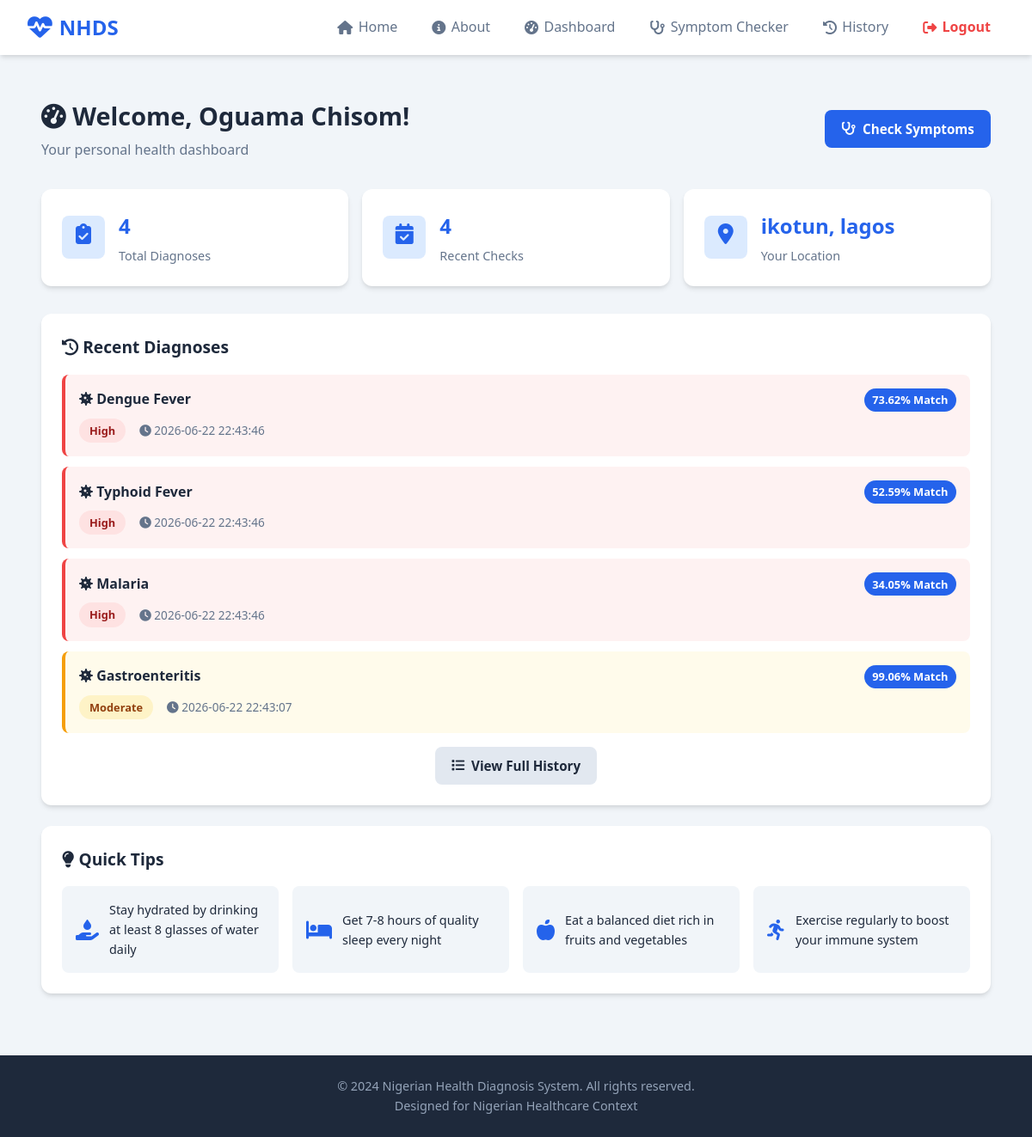
/dashboard (signed in), run on the app's committed database.
### tables this page shows
CREATE TABLE users (user_id INTEGER PRIMARY KEY AUTOINCREMENT, full_name TEXT NOT NULL, email TEXT UNIQUE NOT NULL, password_hash TEXT NOT NULL, phone_no TEXT, location TEXT, date_of_birth TEXT, user_type TEXT DEFAULT "patient", created_at TIMESTAMP DEFAULT CURRENT_TIMESTAMP);

CREATE TABLE diagnosis_results (diagnosis_id INTEGER PRIMARY KEY AUTOINCREMENT, user_id INTEGER NOT NULL, input_id INTEGER NOT NULL, disease_id INTEGER NOT NULL, confidence_score REAL NOT NULL, diagnosis_method TEXT NOT NULL, diagnosis_date TIMESTAMP DEFAULT CURRENT_TIMESTAMP, FOREIGN KEY (user_id) REFERENCES users(user_id), FOREIGN KEY (input_id) REFERENCES patient_symptom_input(input_id), FOREIGN KEY (disease_id) REFERENCES diseases(disease_id));

CREATE TABLE diseases (disease_id INTEGER PRIMARY KEY AUTOINCREMENT, disease_name TEXT NOT NULL UNIQUE, description TEXT, severity_level TEXT, common_symptoms TEXT, created_at TIMESTAMP DEFAULT CURRENT_TIMESTAMP);

### app.py (the view)
@app.route('/dashboard')
@login_required
def dashboard():
    if session.get('user_type') == 'admin':
        return redirect(url_for('admin_dashboard'))
    db = get_db()
    cursor = db.execute('SELECT dr.*, d.disease_name, d.severity_level FROM diagnosis_results dr JOIN diseases d ON dr.disease_id = d.disease_id WHERE dr.user_id = ? ORDER BY dr.diagnosis_date DESC LIMIT 5', (session['user_id'],))
    recent_diagnoses = cursor.fetchall()
    cursor = db.execute('SELECT COUNT(*) as count FROM diagnosis_results WHERE user_id = ?', (session['user_id'],))
    diagnosis_count = cursor.fetchone()['count']
    cursor = db.execute('SELECT * FROM users WHERE user_id = ?', (session['user_id'],))
    user = cursor.fetchone()
    return render_template('user/dashboard.html', recent_diagnoses=recent_diagnoses, diagnosis_count=diagnosis_count, user=user)

### app.py (called while the page is built)
def get_db():
    if 'db' not in g:
        g.db = sqlite3.connect(app.config['DATABASE'])
        g.db.row_factory = sqlite3.Row
    return g.db

def login_required(f):
    @wraps(f)
    def decorated_function(*args, **kwargs):
        if 'user_id' not in session:
            flash('Please log in to access this page.', 'warning')
            return redirect(url_for('login'))
        return f(*args, **kwargs)
    return decorated_function

### templates/user/dashboard.html (shortened to what this page needs)
{% extends "base.html" %}
{% block content %}
<section class="dashboard">
    <div class="dashboard-header">
        <div class="welcome-msg">
            <h1><i class="fas fa-tachometer-alt"></i> Welcome, {{ user['full_name'] }}!</h1>
            <p>Your personal health dashboard</p>
        </div>
        <a href="{{ url_for('symptom_checker') }}" class="btn btn-primary">
            <i class="fas fa-stethoscope"></i> Check Symptoms
        </a>
    </div>
    <div class="stats-grid">
        <div class="stat-card">
            <div class="stat-icon"><i class="fas fa-clipboard-check"></i></div>
            <div class="stat-info">
                <h3>{{ diagnosis_count }}</h3>
                <p>Total Diagnoses</p>
            </div>
        </div>
        <div class="stat-card">
            <div class="stat-icon"><i class="fas fa-calendar-check"></i></div>
            <div class="stat-info">
                <h3>{{ recent_diagnoses|length }}</h3>
                <p>Recent Checks</p>
            </div>
        </div>
        <div class="stat-card">
            <div class="stat-icon"><i class="fas fa-map-marker-alt"></i></div>
            <div class="stat-info">
                <h3>{{ user['location'] or 'Not Set' }}</h3>
                <p>Your Location</p>
            </div>
        </div>
    </div>
    <div class="dashboard-section">
        <h2><i class="fas fa-history"></i> Recent Diagnoses</h2>
        {% if recent_diagnoses %}
        <div class="diagnosis-list">
            {% for diag in recent_diagnoses %}
            <div class="diagnosis-card {{ diag['severity_level']|lower }}">
                <div class="diagnosis-header">
                    <h3><i class="fas fa-virus"></i> {{ diag['disease_name'] }}</h3>
                    <span class="confidence">{{ diag['confidence_score'] }}% Match</span>
                </div>
                <div class="diagnosis-meta">
                    <span class="severity {{ diag['severity_level']|lower }}">{{ diag['severity_level'] }}</span>
                    <span class="date"><i class="fas fa-clock"></i> {{ diag['diagnosis_date'] }}</span>
                </div>
            </div>
            {% endfor %}
        </div>
        <div class="text-center">
            <a href="{{ url_for('history') }}" class="btn btn-secondary">
                <i class="fas fa-list"></i> View Full History
            </a>
        </div>
        {% endif %}
    </div>
    <div class="dashboard-section">
        <h2><i class="fas fa-lightbulb"></i> Quick Tips</h2>
        <div class="tips-grid">
            <div class="tip-card">
                <i class="fas fa-hand-holding-water"></i>
                <p>Stay hydrated by drinking at least 8 glasses of water daily</p>
            </div>
            <div class="tip-card">
                <i class="fas fa-bed"></i>
                <p>Get 7-8 hours of quality sleep every night</p>
            </div>
            <div class="tip-card">
                <i class="fas fa-apple-alt"></i>
                <p>Eat a balanced diet rich in fruits and vegetables</p>
            </div>
            <div class="tip-card">
                <i class="fas fa-running"></i>
                <p>Exercise regularly to boost your immune system</p>
            </div>
        </div>
    </div>
</section>
{% endblock %}

### templates/base.html (shortened to what this page needs)
<!DOCTYPE html>
<html lang="en">
<head>
    <link rel="stylesheet" href="{{ url_for('static', filename='css/style.css') }}">
    <link rel="stylesheet" href="https://cdnjs.cloudflare.com/ajax/libs/font-awesome/6.4.0/css/all.min.css">
</head>
<body>
    <nav class="navbar">
        <div class="nav-brand">
            <a href="{{ url_for('index') }}">
                <i class="fas fa-heartbeat"></i>
                <span>NHDS</span>
            </a>
        </div>
        <ul class="nav-menu" id="navMenu">
            <li><a href="{{ url_for('index') }}"><i class="fas fa-home"></i> Home</a></li>
            <li><a href="{{ url_for('about') }}"><i class="fas fa-info-circle"></i> About</a></li>
            {% if session.user_id %}
                {% if session.user_type == 'admin' %}
                    <li><a href="{{ url_for('admin_dashboard') }}"><i class="fas fa-tachometer-alt"></i> Dashboard</a></li>
                {% else %}
                    <li><a href="{{ url_for('dashboard') }}"><i class="fas fa-tachometer-alt"></i> Dashboard</a></li>
                    <li><a href="{{ url_for('symptom_checker') }}"><i class="fas fa-stethoscope"></i> Symptom Checker</a></li>
                    <li><a href="{{ url_for('history') }}"><i class="fas fa-history"></i> History</a></li>
                {% endif %}
                <li class="nav-logout">
                    <a href="{{ url_for('logout') }}" class="logout-link">
                        <i class="fas fa-sign-out-alt"></i> Logout
                    </a>
                </li>
            {% else %}
                <li><a href="{{ url_for('login') }}"><i class="fas fa-sign-in-alt"></i> Login</a></li>
                <li><a href="{{ url_for('register') }}" class="btn-register"><i class="fas fa-user-plus"></i> Register</a></li>
            {% endif %}
        </ul>
    </nav>
    <main class="main-content">
        {% block content %}{% endblock %}
    </main>
    <footer class="footer">
        <div class="footer-content">
            <p>&copy; 2024 Nigerian Health Diagnosis System. All rights reserved.</p>
            <p>Designed for Nigerian Healthcare Context</p>
        </div>
    </footer>
</body>
</html>

### data on the page
users: full_name "Oguama Chisom", location "ikotun, lagos"
diagnosis_results: disease_name "Dengue Fever", confidence_score "73.62", severity_level "High", diagnosis_date "2026-06-22 22:43:46"
diagnosis_results: disease_name "Typhoid Fever", confidence_score "52.59", severity_level "High", diagnosis_date "2026-06-22 22:43:46"
diagnosis_results: disease_name "Malaria", confidence_score "34.05", severity_level "High", diagnosis_date "2026-06-22 22:43:46"
diagnosis_results: disease_name "Gastroenteritis", confidence_score "99.06", severity_level "Moderate", diagnosis_date "2026-06-22 22:43:07"

### other printed values
{{ diagnosis_count }} "4"
{{ recent_diagnoses|length }} "4"
